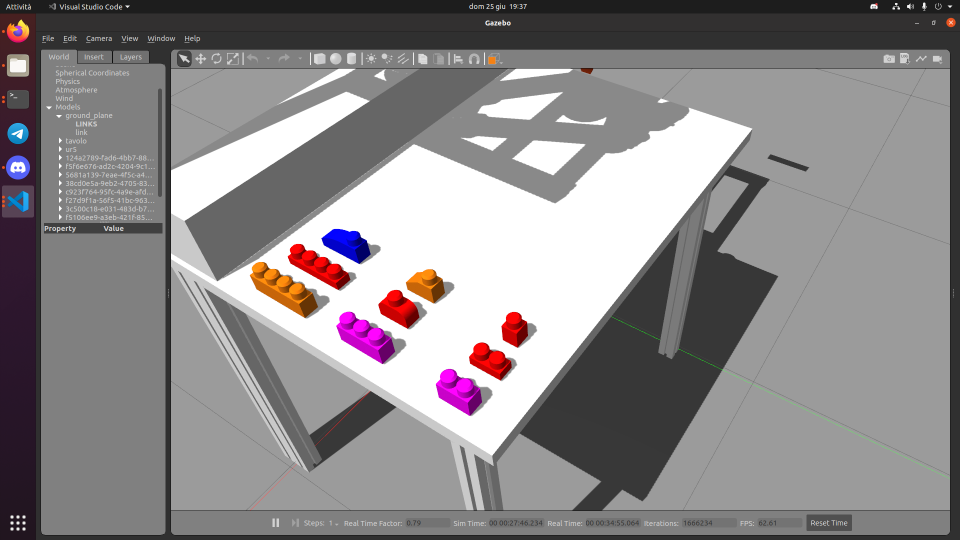
#> input picture vision/drop_area.png, 1920 x 1080 px (shown at 1/2 size)
$ python -i image_utils.py   (imports and definitions only)
#> lines starting #> are read from the running program, lines starting #| are printed output that depends on the picture; after the words box and inside, x2 and y2 are one past the last pixel; in counts of white or black regions, pixels touching at a corner belong together
#> further down, picture is the input picture: shape (1080, 1920, 3); mean B, G, R 138.1, 136.5, 140.2
#!/usr/bin/env python

# Standard library modules
from copy import deepcopy

import cv2
import numpy as np

# Local imports
import zed_params

# [59 lines left out: function extract_table, not called in this run]

def extract_objects(img: np.ndarray) -> np.ndarray:
    """
    Fill the entire image of black except for the main objects.

    Args:
        img (np.ndarray): Image to be processed.

    Returns:
        np.ndarray: The processed image.
    """

    image = img.copy()

    hsv_image = cv2.cvtColor(image, cv2.COLOR_BGR2HSV)
#> hsv_image: shape (1080, 1920, 3); mean H, S, V 7.1, 10.4, 141.1

    # define the color ranges for red, green, blue, yellow, and fuchsia in HSV
    color_ranges = {
        'red': [(0, 50, 50), (10, 255, 255)], # Hue range: 0-10
        'green': [(36, 50, 50), (70, 255, 255)], # Hue range: 36-70
        'blue': [(90, 50, 50), (130, 255, 255)], # Hue range: 90-130
        'yellow': [(20, 50, 50), (35, 255, 255)], # Hue range: 20-35
        'fuchsia': [(145, 50, 50), (175, 255, 255)], # Hue range: 145-175
        'orange': [(11, 50, 50), (25, 255, 255)] # Hue range: 11-25
    }

    # create an empty mask
    mask = np.zeros(image.shape[:2], dtype=np.uint8)

    # iterate over color ranges and add masks
    for color_range in color_ranges.values():
        lower_color = np.array(color_range[0])
        upper_color = np.array(color_range[1])
        color_mask = cv2.inRange(hsv_image, lower_color, upper_color)
        mask = cv2.bitwise_or(mask, color_mask)
#> this loop made 6 passes
#> pass 1, in extract_objects, `color_mask = cv2.inRange(hsv_image, lower_color, upper_color)`:
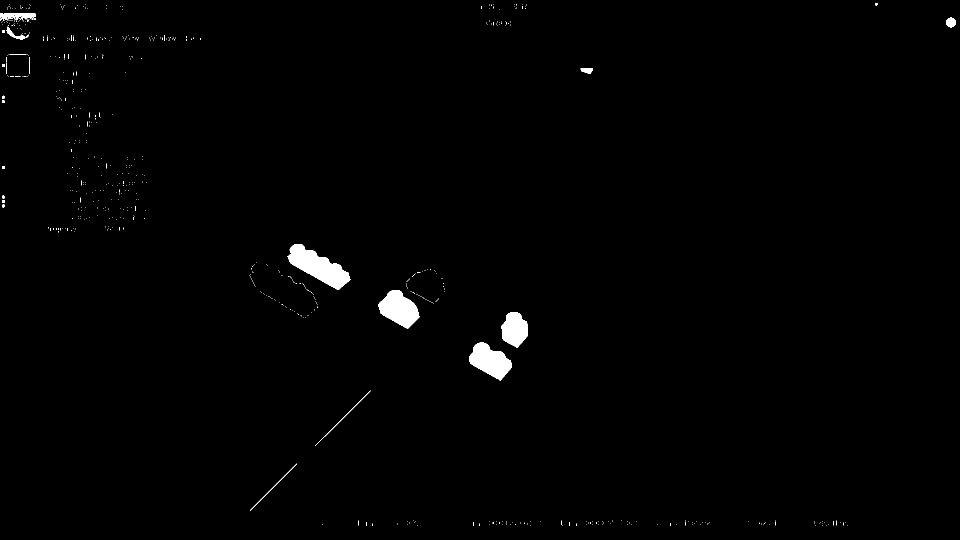
#> color_mask: shape (1080, 1920) (shown at 1/2 size); 0.92% white; 667 white regions (645 under 20 px), largest, box (x1, y1, x2, y2) and area: (575, 488, 701, 580) 5319, (757, 580, 839, 658) 3901, (938, 685, 1023, 761) 3813
#> pass 2, in extract_objects, `color_mask = cv2.inRange(hsv_image, lower_color, upper_color)`:
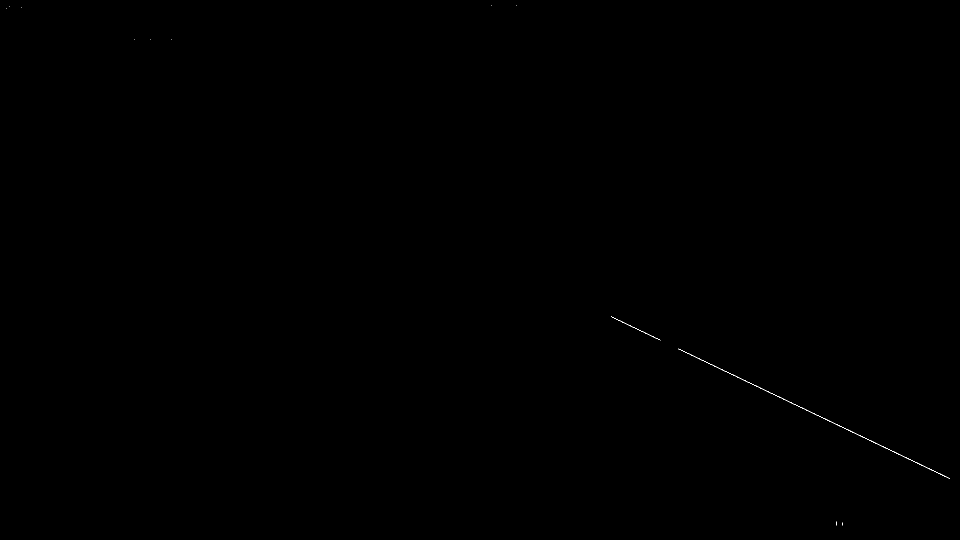
#> color_mask: shape (1080, 1920) (shown at 1/2 size); 0.04% white in thin lines or dots
#> pass 2, in extract_objects, `mask = cv2.bitwise_or(mask, color_mask)`:
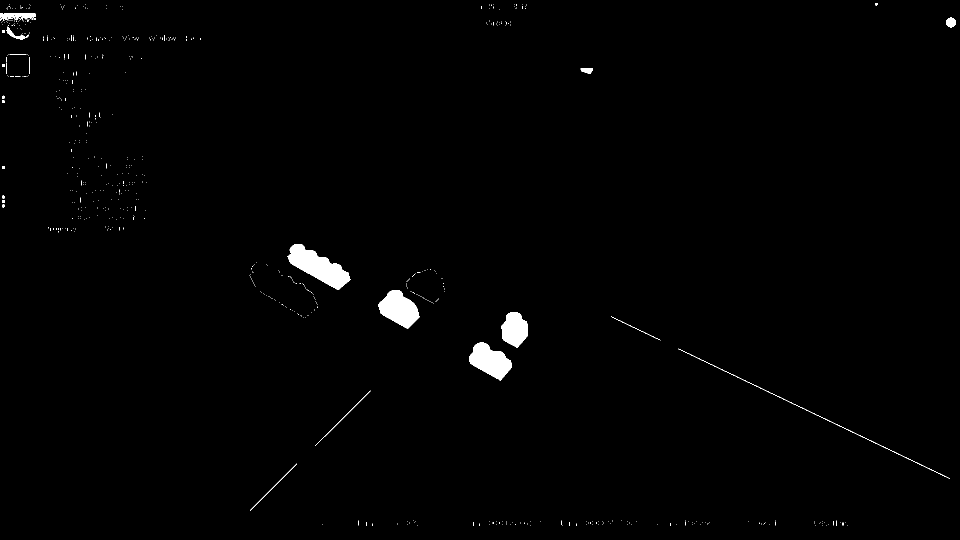
#> mask: shape (1080, 1920) (shown at 1/2 size); 0.96% white; 691 white regions (647 under 20 px), largest, box (x1, y1, x2, y2) and area: (575, 488, 701, 580) 5319, (757, 580, 839, 658) 3901, (938, 685, 1023, 761) 3813
#> pass 3, in extract_objects, `color_mask = cv2.inRange(hsv_image, lower_color, upper_color)`:
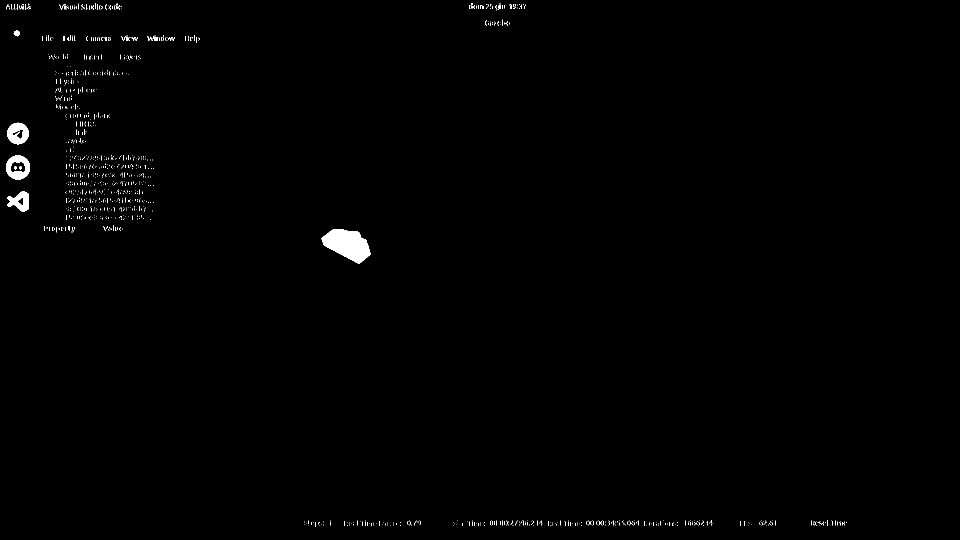
#> color_mask: shape (1080, 1920) (shown at 1/2 size); 0.61% white; 1088 white regions (1075 under 20 px), largest, box (x1, y1, x2, y2) and area: (643, 458, 742, 528) 4260, (12, 311, 60, 359) 1334, (14, 245, 58, 289) 1278
#> after the loop:
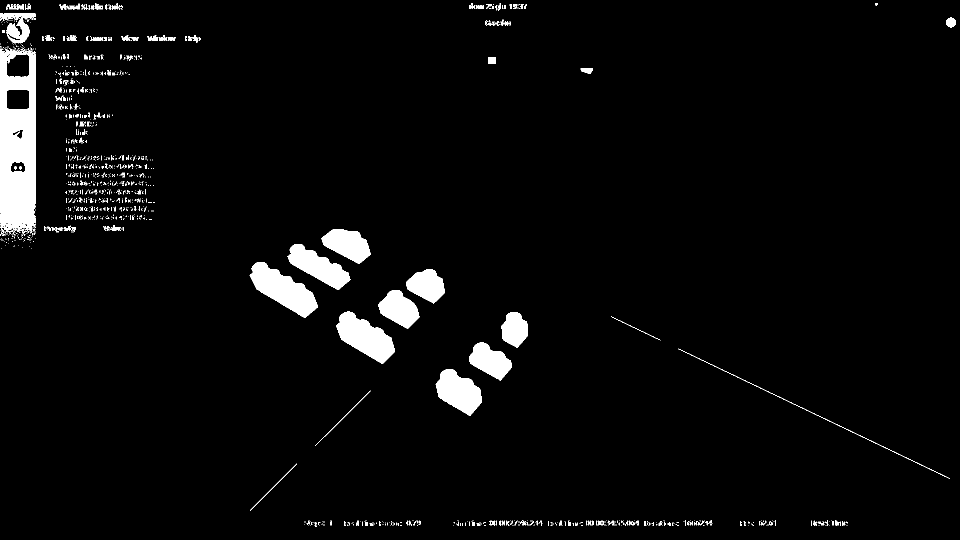
#> mask: shape (1080, 1920) (shown at 1/2 size); 3.7% white; 1511 white regions (1386 under 20 px), largest, box (x1, y1, x2, y2) and area: (0, 95, 71, 467) 20604, (499, 524, 636, 636) 7281, (672, 623, 790, 728) 6565

    # apply the mask to the original image to extract the colored objects
    result = cv2.bitwise_and(image, image, mask=mask)
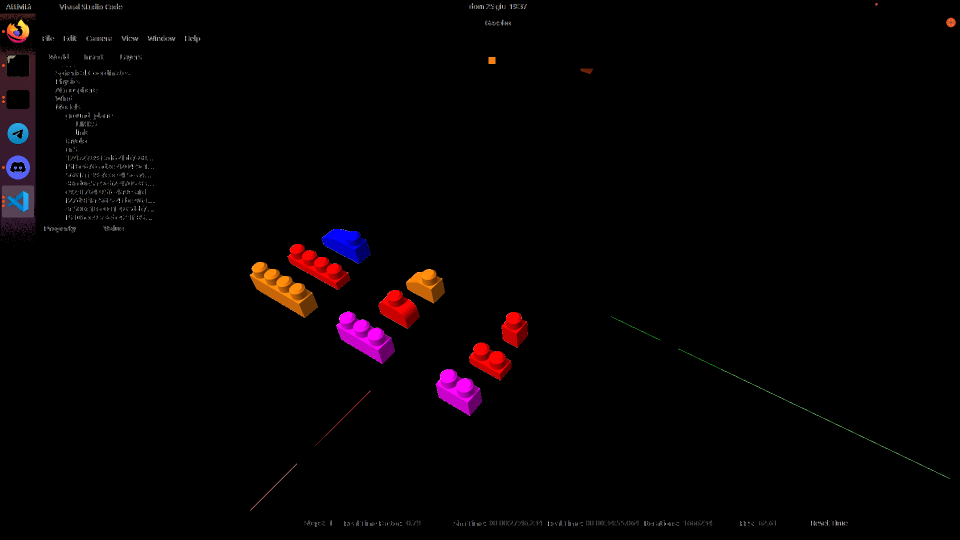
#> result: shape (1080, 1920, 3) (shown at 1/2 size); mean B, G, R 3.1, 1.9, 5.1

    # set the background pixels to black
    background = np.zeros_like(image)
    # set background color to black
    background[mask == 0] = [0, 0, 0]

    # combine the objects and background
    return cv2.add(result, background)

# [29 lines left out: function remove_noise_by_color, not called in this run]

>>> import cv2
>>> picture = cv2.imread('drop_area.png')
>>> result = extract_objects(picture)
